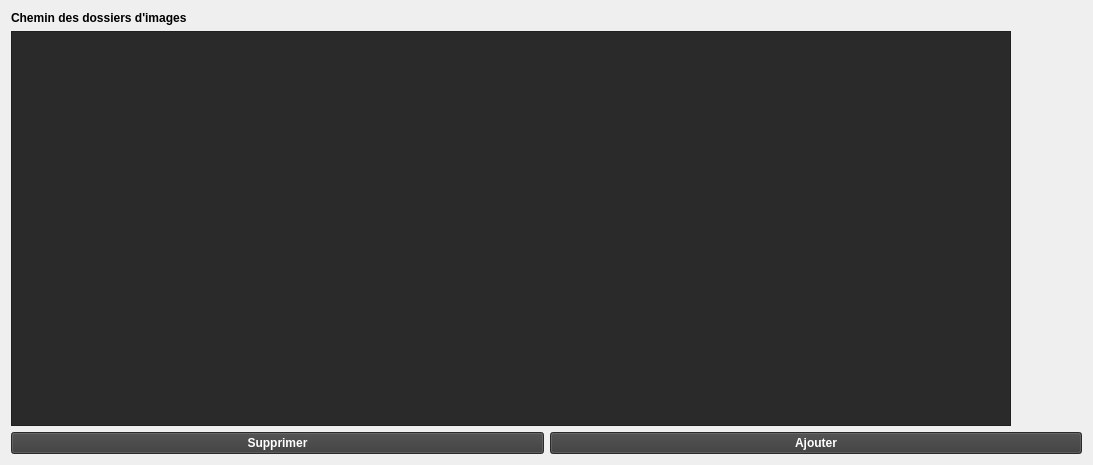
<?xml version="1.0" encoding="UTF-8"?>
<ui version="4.0">
 <class>SettingsWindow</class>
 <widget class="QWidget" name="SettingsWindow">
  <property name="geometry">
   <rect>
    <x>0</x>
    <y>0</y>
    <width>1093</width>
    <height>465</height>
   </rect>
  </property>
  <property name="windowTitle">
   <string>Form</string>
  </property>
  <layout class="QVBoxLayout" name="verticalLayout_2">
   <item>
    <layout class="QVBoxLayout" name="verticalLayout">
     <item>
      <widget class="QLabel" name="label">
       <property name="font">
        <font>
         <weight>75</weight>
         <bold>true</bold>
        </font>
       </property>
       <property name="text">
        <string>Chemin des dossiers d'images</string>
       </property>
      </widget>
     </item>
     <item>
      <widget class="QListWidget" name="pathListWidget">
       <property name="maximumSize">
        <size>
         <width>1000</width>
         <height>700</height>
        </size>
       </property>
       <property name="styleSheet">
        <string notr="true">background-color: rgb(42, 42, 42);
color: rgb(255, 255, 255);</string>
       </property>
      </widget>
     </item>
     <item>
      <layout class="QHBoxLayout" name="horizontalLayout">
       <item>
        <widget class="QPushButton" name="supprPathPushButton">
         <property name="font">
          <font>
           <weight>75</weight>
           <bold>true</bold>
          </font>
         </property>
         <property name="styleSheet">
          <string notr="true">background-color: rgb(59, 59, 59);
color: rgb(255, 255, 255);</string>
         </property>
         <property name="text">
          <string>Supprimer</string>
         </property>
        </widget>
       </item>
       <item>
        <widget class="QPushButton" name="addPathPushButton">
         <property name="font">
          <font>
           <weight>75</weight>
           <bold>true</bold>
          </font>
         </property>
         <property name="styleSheet">
          <string notr="true">background-color: rgb(59, 59, 59);
color: rgb(255, 255, 255);</string>
         </property>
         <property name="text">
          <string>Ajouter</string>
         </property>
        </widget>
       </item>
      </layout>
     </item>
     <item>
      <layout class="QHBoxLayout" name="buttonsPathHorizLayout"/>
     </item>
    </layout>
   </item>
  </layout>
 </widget>
 <resources/>
 <connections/>
</ui>
